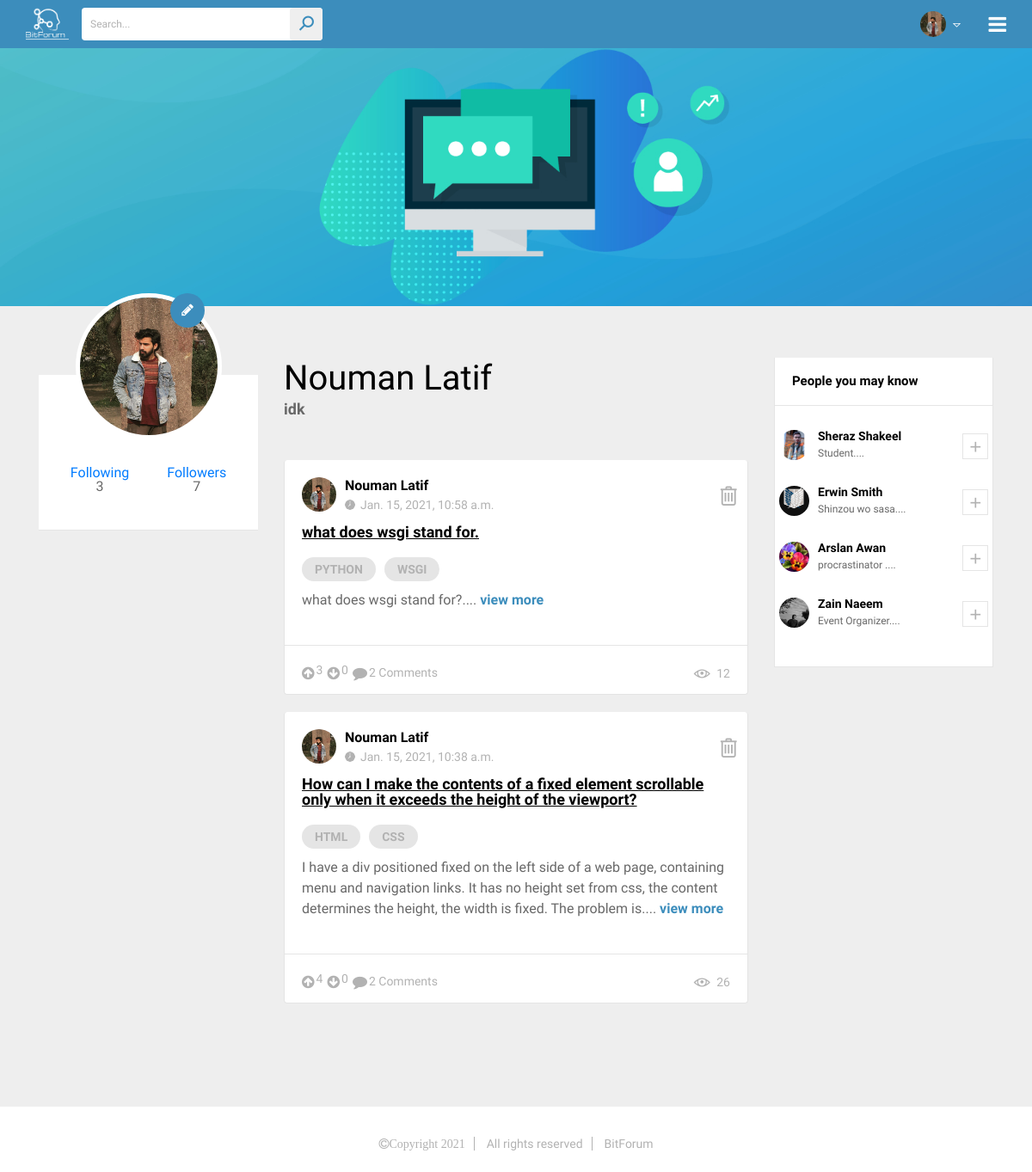
Before: /myProfile (signed in) with the older database file.
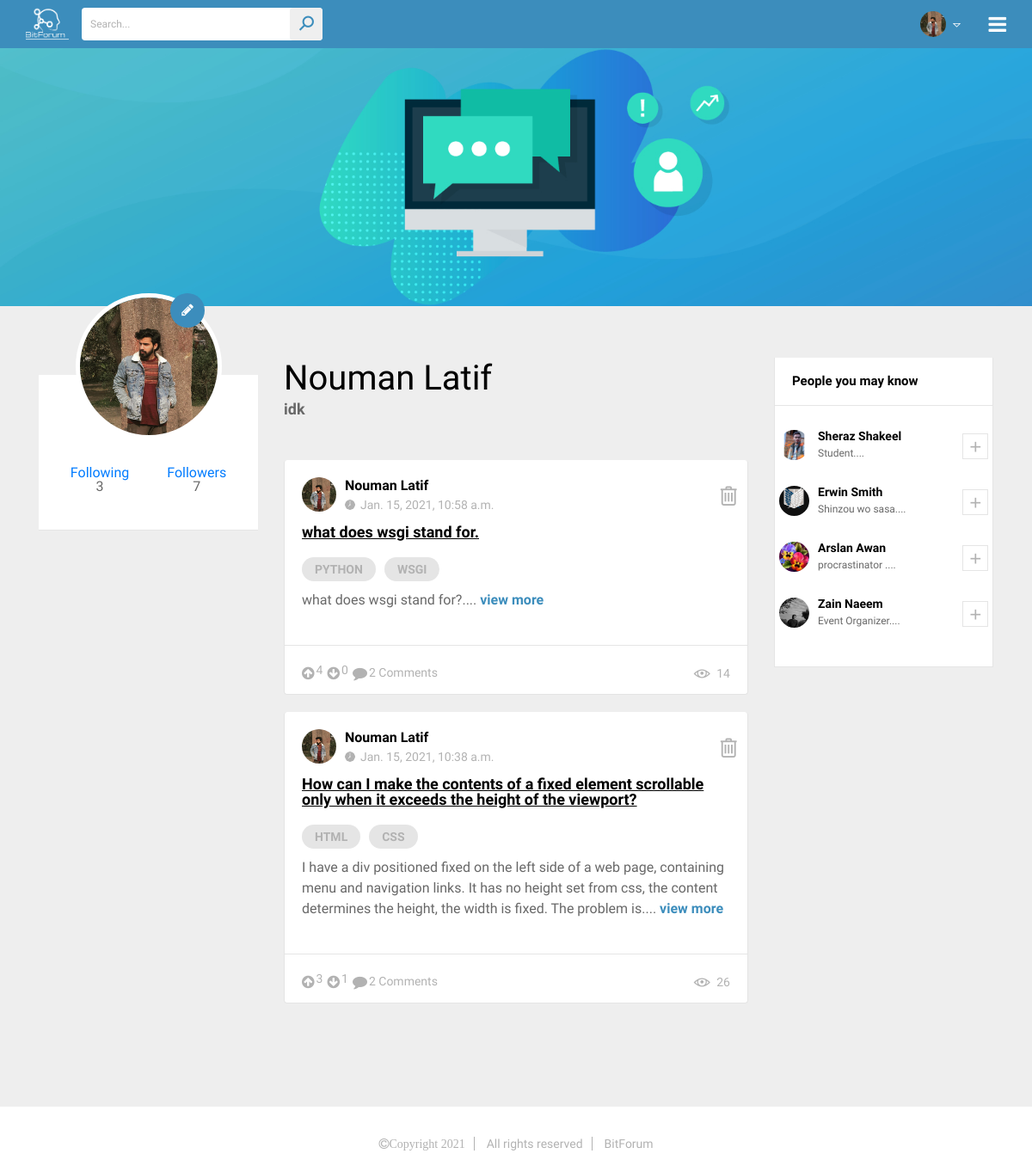
After: the same page with the newer database file.
### posts/models.py (models this page shows, shortened)
class User(models.Model):
    email = models.EmailField(max_length=254,unique=True)
    name = models.TextField()
    password = models.TextField(max_length=15)
    status = models.TextField(max_length=250)
    profile_pic = models.ImageField(upload_to='')

class Post(models.Model):
    title = models.CharField(max_length=80)
    content = models.TextField()
    date_time = models.DateTimeField(auto_now_add=True)
    no_of_views = models.PositiveIntegerField(default=0)
    user_id = models.ForeignKey(User,related_name='post_author',on_delete=models.CASCADE)

class Topic(models.Model):
    topic_name = models.CharField(max_length=50)

### bitforum/views.py (the view)
# urls.py: path('myProfile',myProfile),
def myProfile(request):
    if 'email' not in request.session:
        return redirect(login_signup_page)
    user = User.objects.get(email=request.session['email'])
    allUser = User.objects.all()
    following_count = FollowersFollowings.objects.filter(followerId=user.id)
    followers_count = FollowersFollowings.objects.filter(followingId=user.id)
    followed_topics = TopicFollower.objects.filter(followerId=user.id)
    people_you_may_know = []
    alltopics = Topic.objects.all()
    topics = []
    for t in alltopics:
        found = False
        for temp in followed_topics:
            if temp.topicId.topic_name == t.topic_name:
                found = True
                break
        if found:
            continue
        else:
            topics.append(t)
    for u in allUser:
        found = False
        if u.email == user.email:
            continue
        for temp in following_count:
            if temp.followingId.email == u.email:
                found = True
                break
        if found:
            continue
        else:
            people_you_may_know.append(u)
    myPosts = Post.objects.filter(user_id=user)
    postsToShow = []
    for i in myPosts:
        onePost = {}
        onePost['post'] = i
        onePost['upvote'] = len(Upvote.objects.filter(postId=i))
        onePost['downvote'] = len(Downvote.objects.filter(postId=i))
        onePost['comments'] = len(Comment.objects.filter(postId=i))
        topicListOfThatPost = []
        contains = Contains.objects.filter(postId=i)
        for j in contains:
            topicListOfThatPost.append(Topic.objects.get(id=j.topicId.id))
        onePost['topicsList'] = topicListOfThatPost
        postsToShow.append(onePost)
    topics_with_follower_count = []
    for topic in topics:
        topics_with_follower_count.append(
            {'t': topic.topic_name, 'count': str(len(TopicFollower.objects.filter(topicId=topic.id))) + " Followers"})
    people_you_may_know = people_you_may_know[0:4]
    postsToShow = postsToShow[::-1]
    for p in postsToShow:
        try:
            x = Upvote.objects.get(postId=p['post'].id, userId=user)
            p['checkUp'] = True
        except Upvote.DoesNotExist:
            p['checkUp'] = False
        try:
            x = Downvote.objects.get(postId=p['post'].id, userId=user)
            p['checkDown'] = True
        except Downvote.DoesNotExist:
            p['checkDown'] = False
    return render(request, 'my-profile-feed.html',
                  {'newsFeedPosts': postsToShow, 'user': user, 'followers_count': len(followers_count),
                   'following_count': len(following_count) + len(followed_topics), 'people': people_you_may_know,
                   'suggested_topics': topics_with_follower_count, 'myfollowers': followers_count,
                   'myfollowing': following_count
                      , 'mytopics': followed_topics})

### templates/my-profile-feed.html (shortened to what this page needs)
{% load static %}
<!DOCTYPE html>
<html>
<head>
<link rel="stylesheet" type="text/css" href="{% static 'css/animate.css' %}">
<link rel="stylesheet" type="text/css" href="{% static 'css/bootstrap.min.css' %}">
<link rel="stylesheet" type="text/css" href="{% static 'css/flatpickr.min.css' %}">
<link rel="stylesheet" type="text/css" href="{% static 'css/line-awesome.css' %}">
<link rel="stylesheet" type="text/css" href="{% static 'css/line-awesome-font-awesome.min.css' %}">
<link rel="stylesheet" type="text/css" href="{% static 'css/font-awesome.min.css' %}">
<link rel="stylesheet" type="text/css" href="{% static 'lib/slick/slick.css' %}">
<link rel="stylesheet" type="text/css" href="{% static 'lib/slick/slick-theme.css' %}">
<link rel="stylesheet" type="text/css" href="{% static 'css/style.css' %}">
<link rel="stylesheet" type="text/css" href="{% static 'css/responsive.css' %}">
</head>
<body onload="start()">
	<div class="wrapper">
		<header>
			<div class="container">
				<div class="header-data">
					<div class="logo">
						<a href="../" title=""><img src="{% static 'images/logo.png' %}" height="50" width="50" alt=""></a>
					</div>
					<div class="search-bar">
						<form action="search" method="post">
							<input type="text" name="search" placeholder="Search...">
							<button type="submit"><i class="la la-search"></i></button>
						</form>
					</div>
					<div class="menu-btn">
						<a href="#" title=""><i class="fa fa-bars"></i></a>
					</div>
					<div class="user-account">
						<div class="user-info" >
							<img src=" {{ user.profile_pic }} " height="30" width="30" alt="" style="margin-left:40px">
							<i class="la la-sort-down"></i>
						</div>
					</div>
				</div>
			</div>
		</header>
		<section class="cover-sec">
			<img src="{% static 'images/cover.jpg' %}" alt="">
		</section>
		<main>
			<div class="main-section">
				<div class="container">
					<div class="main-section-data">
						<div class="row">
							<div class="col-lg-3">
								<div class="main-left-sidebar" >
									<div class="user_profile ">
										<div class="user-pro-img">
											<img src="{{user.profile_pic}}" alt="" width="170" height="170">
											<a  title="" style="cursor: pointer" data-toggle="modal" data-target="#editProfileModal"><i class="fa fa-pencil"></i></a>
										</div>
										<div class="user_pro_status">
											<ul class="flw-status">
												<li>
												<div class="container">
													<h4><a href="#" title="" data-toggle="modal" data-target="#myModal">Following</a></h4>
												</div>
												<span>{{ following_count }}</span>
											</li>
											<li>
												<div class="container">
													<h4><a href="#"  data-toggle="modal" data-target="#myModal2">Followers</a></h4>
												</div>
												<span>{{ followers_count }}</span>
											</li>
											</ul>
										</div>
									</div>
								</div>
							</div>
							<div class="col-lg-6">
								<div class="main-ws-sec">
									<div class="user-tab-sec">
										<h3>{{ user.name }}</h3>
										<div class="star-descp">
											<span>{{user.status}}</span>
										</div>
									</div>
									<div class="product-feed-tab current" id="feed-dd">
										<div class="posts-section">
											{% for post in newsFeedPosts %}
										<div class="post-bar" id="post-div-{{post.post.id}}">
											<div class="post_topbar">
												<div class="usy-dt">
													<a href=""><img src="{{post.post.user_id.profile_pic}}" height="40" width="40" alt=""></a>
													<div class="usy-name">
														<a href=""><h3>{{post.post.user_id.name}}</h3></a>
														<span><img src="{% static 'images/clock.png' %}" alt="">{{post.post.date_time}}</span>
													</div>
												</div>
												<div class="ed-opts">
														<a id="post-{{post.post.id}}" name="" onclick="deletePost(this.id)" style="cursor:pointer;" title="" class="ed-opts-open"><i class="la la-trash"></i></a>
													</div>
											</div>
											<div class="job_descp">
												<a href="/post/{{post.post.id}}" ><h3 style="text-decoration: underline">{{post.post.title}}</h3></a>
												<ul class="skill-tags">
													{% for topic in post.topicsList %}
													<li><a href="#" title="">{{ topic.topic_name }}</a></li>
													{% endfor %}
												</ul>
												<p>{{ post.post.content | slice:"0:200" | add:"...." }} <a href="/post/{{post.post.id}}" title="">view more</a></p>
											</div>
											<div class="job-status-bar">
												<ul class="like-com">
													<li>
														<a onclick="upvoteAjax(this.name)" name="{{post.post.id}}"  style="cursor:pointer;">
															{% if post.checkUp %}
															<i class="fa fa-arrow-circle-up" id="{{post.post.id}}upvote-icon" style="color: #3c8dbc" aria-hidden="true"></i>
															{% else %}
															<i class="fa fa-arrow-circle-up" id="{{post.post.id}}upvote-icon" aria-hidden="true"></i>
															{% endif %}
																<div style="float: right" id="{{post.post.id}}upvote-count"> {{post.upvote}}  </div></a>
															<a style="cursor: pointer" onclick="downvoteAjax(this.name)" name="{{post.post.id}}" >
																{% if post.checkDown %}
																<i class="fa fa-arrow-circle-down" id="{{post.post.id}}downvote-icon" style="color:red;"  aria-hidden="true"></i>
																{% else %}
																<i class="fa fa-arrow-circle-down" id="{{post.post.id}}downvote-icon"  aria-hidden="true"></i>
																{% endif %}
																<div style="float: right" id="{{post.post.id}}downvote-count"> {{post.downvote}}  </div></a>
														<a href="/post/{{post.post.id}}"><i class="fa fa-comment" aria-hidden="true"></i>{{post.comments}} Comments</a>
													</li>
												</ul>
												<a><i class="la la-eye"></i>{{post.post.no_of_views}}</a>
											</div>
										</div>
										{% endfor %}
											<div class="process-comm">
											</div>
										</div>
									</div>
									</div>
							</div>
							<div class="col-lg-3">
								<div class="right-sidebar" style="position: sticky;
  top: 0;">
									<div class="suggestions full-width" >
										<div class="sd-title">
											<h3>People you may know</h3>
										</div>
										<div class="suggestions-list">
											{% for i in people %}
											<div class="suggestion-usd">
												<a href="/viewProfile/{{ i.id }}"><img src="{{ i.profile_pic }}" height="35" width="35" alt=""></a>
												<div class="sgt-text">
													<a href="/viewProfile/{{ i.id }}"> <h4>{{ i.name }}</h4></a>
														<span>{{ i.status | slice:"0:15" | add:"...." }}</span>
												</div>
												<span id="{{ i.id }}" onclick="followAjax(this.id)" ><i id="plusSign{{ i.id }}" class="la la-plus"></i></span>
											</div>
											{% endfor %}
										</div>
									</div>
									</div>
								</div>
							</div>
						</div>
					</div>
				</div>
			</div>
		<footer>
			<div class="footy-sec mn no-margin">
				<div class="container">
					<ul>
						<li><a href="#" title="" class="fa fa-copyright">Copyright 2021</a></li>
						<li><a href="#" title="">All rights reserved</a></li>
						<li><a href="#" title="">BitForum</a></li>
					</ul>
				</div>
			</div>
		</footer>
</body>
</html>

### static/css/responsive.css (style rules this page uses)
@media (max-width: 1200px) { .menu-btn { display: block; } }
@media (max-width: 1200px) { .suggestion-usd { padding: 15px 5px; } }
@media (max-width: 1200px) { .sd-title h3 { font-size: 15px; } }
@media (max-width: 1200px) { .flw-status li { margin-right: 10px; } }
@media (max-width: 1200px) { .flw-status li span { font-size: 16px; } }
@media (max-width: 1200px) { .footy-sec ul { width: 100%;text-align: center; } }
@media (max-width: 1200px) { .footy-sec.mn ul { padding: 30px 0 25px 0; } }
@media (max-width: 1200px) { .footy-sec { text-align: center; } }
@media (max-width: 1200px) { .sgt-text span { font-size: 12px; } }

Changed rows visible on the page:
changed Post "what does wsgi stand for.": upvote "3" → "4"; post.no_of_views "12" → "14"
computed for Post "Jan. 15, 2021, 10:38 a.m.": upvote "4" → "3"; downvote "0" → "1"
